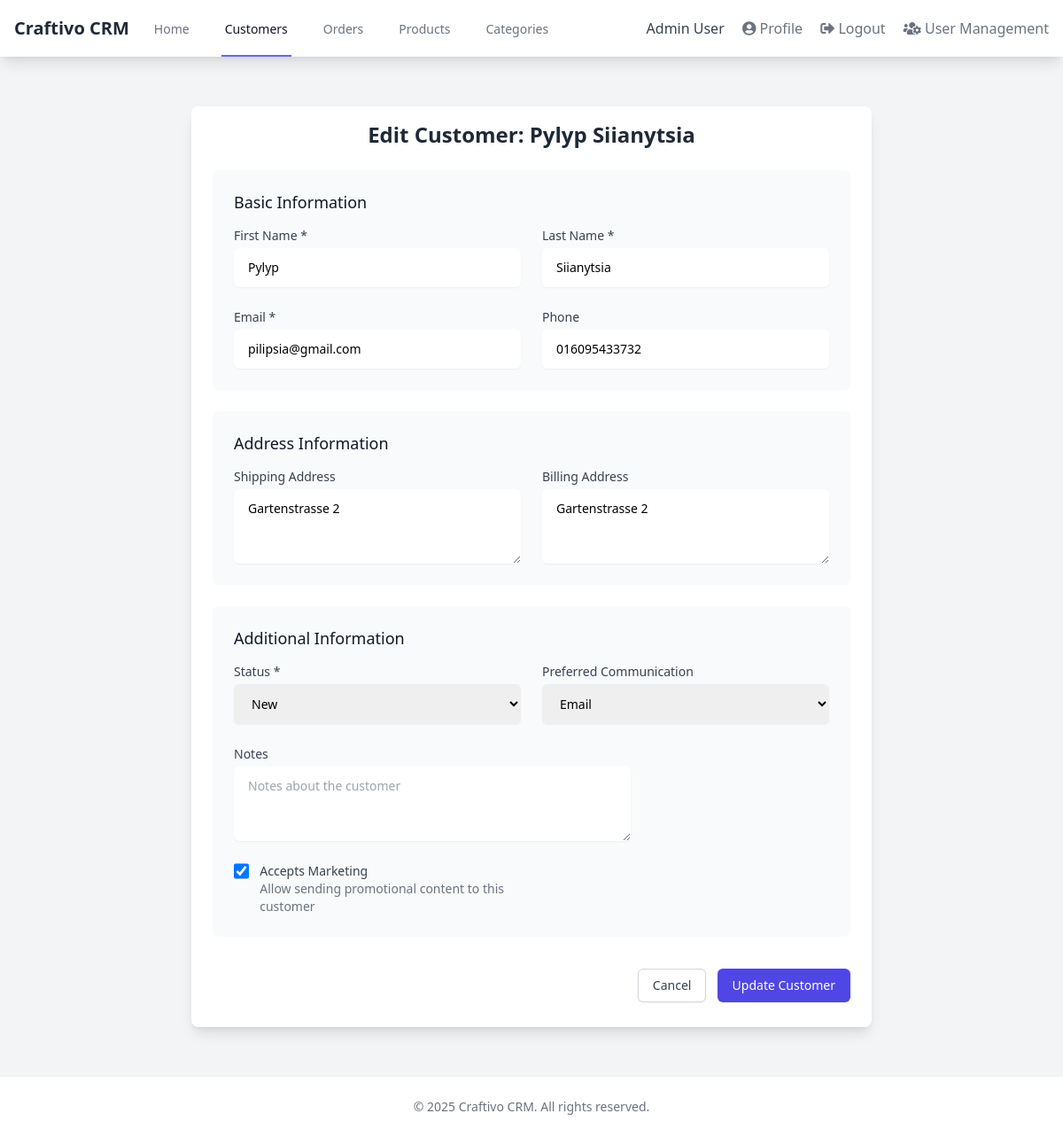
Page /customers/edit/52/ (signed in) on the committed database.
### users/models.py (models this page shows, shortened)
class User(AbstractUser):
    email = models.EmailField(_('email address'), unique=True)
    phone_number = models.CharField(max_length=15, blank=True)
    is_customer = models.BooleanField(default=False)
    is_vendor = models.BooleanField(default=False)
    is_staff = models.BooleanField(default=False)
    company_name = models.CharField(max_length=100, blank=True)
    address = models.TextField(blank=True)
    city = models.CharField(max_length=50, blank=True)
    state = models.CharField(max_length=50, blank=True)
    zip_code = models.CharField(max_length=10, blank=True)
    country = models.CharField(max_length=50, blank=True)
    business_type = models.CharField(max_length=50, blank=True)
    tax_id = models.CharField(max_length=50, blank=True)
    class Meta:
        verbose_name = _('user')
        verbose_name_plural = _('users')
    def get_full_name(self):
        full_name = f'{self.first_name} {self.last_name}'
        return full_name.strip()

### customers/models.py (models this page shows, shortened)
class Customer(models.Model):
    first_name = models.CharField(_("First Name"), max_length=50)
    last_name = models.CharField(_("Last Name"), max_length=50)
    email = models.EmailField(_("Email Address"), unique=True)
    phone = models.CharField(_("Phone Number"), max_length=20, blank=True)
    shipping_address = models.TextField(_("Shipping Address"), blank=True)
    billing_address = models.TextField(_("Billing Address"), blank=True)
    date_joined = models.DateTimeField(_("Date Joined"), auto_now_add=True)
    notes = models.TextField(_("Notes"), blank=True)
    LEAD = 'lead'
    NEW = 'new'
    ACTIVE = 'active'
    INACTIVE = 'inactive'
    FORMER = 'former'
    CUSTOMER_STATUS_CHOICES = [
        (LEAD, _('Lead')),
        (NEW, _('New')),
        (ACTIVE, _('Active')),
        (INACTIVE, _('Inactive')),
        (FORMER, _('Former')),
    ]
    status = models.CharField(
        _("Customer Status"),
        max_length=10,
        choices=CUSTOMER_STATUS_CHOICES,
        default=NEW,
    )
    accepts_marketing = models.BooleanField(_("Accepts Marketing"), default=False)
    preferred_communication = models.CharField(
        _("Preferred Communication"),
        max_length=10,
        choices=[('email', _('Email')), ('phone', _('Phone')), ('sms', _('SMS'))],
        default='email',
    )
    created_at = models.DateTimeField(_("Created At"), auto_now_add=True)
    updated_at = models.DateTimeField(_("Updated At"), auto_now=True)
    class Meta:
        verbose_name = _("Customer")
        verbose_name_plural = _("Customers")
        ordering = ['-created_at']
    def get_full_name(self):
        return f"{self.first_name} {self.last_name}"

### customers/views.py (the view)
# urls.py: path('edit/<int:pk>/', views.customer_edit, name='customer_edit'),
@login_required
def customer_edit(request, pk):
    customer = get_object_or_404(Customer, pk=pk)
    if request.method == 'POST':
        form = CustomerForm(request.POST, instance=customer)
        if form.is_valid():
            updated_customer = form.save()
            messages.success(request, f"Customer '{updated_customer.get_full_name()}' updated successfully.")
            return redirect('customers:customer_detail', pk=updated_customer.pk)
    else:
        form = CustomerForm(instance=customer)
    context = {
        'form': form,
        'title': f'Edit Customer: {customer.get_full_name()}',
        'submit_text': 'Update Customer',
        'customer': customer
    }
    return render(request, 'customers/customer_form.html', context)

### customers/forms.py
class CustomerForm(forms.ModelForm):
    class Meta:
        model = Customer
        fields = [
            'first_name', 'last_name', 'email', 'phone',
            'shipping_address', 'billing_address',
            'status', 'accepts_marketing', 'preferred_communication',
            'notes'
        ]
        widgets = {
            'first_name': FormWidgets.get_text_input(placeholder="First Name"),
            'last_name': FormWidgets.get_text_input(placeholder="Last Name"),
            'email': FormWidgets.get_email_input(placeholder="Email Address"),
            'phone': FormWidgets.get_text_input(placeholder="Phone Number"),
            'shipping_address': FormWidgets.get_textarea(placeholder="Shipping Address", rows=3),
            'billing_address': FormWidgets.get_textarea(placeholder="Billing Address", rows=3),
            'notes': FormWidgets.get_textarea(placeholder="Notes about the customer", rows=3),
            'status': FormWidgets.get_select(),
            'preferred_communication': FormWidgets.get_select(),
            'accepts_marketing': FormWidgets.get_checkbox(),
        }

### customers/templates/customers/customer_form.html (shortened to what this page needs)
{% extends 'config/base.html' %}
{% load form_tags %}
{% block content %}
<div class="max-w-3xl mx-auto bg-white shadow-lg rounded-lg overflow-hidden mt-8">
    <div class="px-6 py-4">
        <h2 class="text-2xl font-bold text-center text-gray-800 mb-4">{{ title }}</h2>
        <form method="post" class="space-y-6">
            <div class="bg-gray-50 px-4 py-5 sm:p-6 rounded-md">
                <h3 class="text-lg font-medium leading-6 text-gray-900 mb-4">Basic Information</h3>
                <div class="grid grid-cols-1 gap-6 sm:grid-cols-2">
                    <div>
                        <label for="{{ form.first_name.id_for_label }}" class="block text-sm font-medium text-gray-700">First Name *</label>
                        <div class="mt-1">
                            {{ form.first_name }}
                        </div>
                    </div>
                    <div>
                        <label for="{{ form.last_name.id_for_label }}" class="block text-sm font-medium text-gray-700">Last Name *</label>
                        <div class="mt-1">
                            {{ form.last_name }}
                        </div>
                    </div>
                    <div>
                        <label for="{{ form.email.id_for_label }}" class="block text-sm font-medium text-gray-700">Email *</label>
                        <div class="mt-1">
                            {{ form.email }}
                        </div>
                    </div>
                    <div>
                        <label for="{{ form.phone.id_for_label }}" class="block text-sm font-medium text-gray-700">Phone</label>
                        <div class="mt-1">
                            {{ form.phone }}
                        </div>
                    </div>
                </div>
            </div>
            <div class="bg-gray-50 px-4 py-5 sm:p-6 rounded-md">
                <h3 class="text-lg font-medium leading-6 text-gray-900 mb-4">Address Information</h3>
                <div class="grid grid-cols-1 gap-6 sm:grid-cols-2">
                    <div>
                        <label for="{{ form.shipping_address.id_for_label }}" class="block text-sm font-medium text-gray-700">Shipping Address</label>
                        <div class="mt-1">
                            {{ form.shipping_address }}
                        </div>
                    </div>
                    <div>
                        <label for="{{ form.billing_address.id_for_label }}" class="block text-sm font-medium text-gray-700">Billing Address</label>
                        <div class="mt-1">
                            {{ form.billing_address }}
                        </div>
                    </div>
                </div>
            </div>
            <div class="bg-gray-50 px-4 py-5 sm:p-6 rounded-md">
                <h3 class="text-lg font-medium leading-6 text-gray-900 mb-4">Additional Information</h3>
                <div class="grid grid-cols-1 gap-6 sm:grid-cols-2">
                    <div>
                        <label for="{{ form.status.id_for_label }}" class="block text-sm font-medium text-gray-700">Status *</label>
                        <div class="mt-1">
                            {{ form.status }}
                        </div>
                    </div>
                    <div>
                        <label for="{{ form.preferred_communication.id_for_label }}" class="block text-sm font-medium text-gray-700">Preferred Communication</label>
                        <div class="mt-1">
                            {{ form.preferred_communication }}
                        </div>
                    </div>
                    <div class="col-span-2">
                        <label for="{{ form.notes.id_for_label }}" class="block text-sm font-medium text-gray-700">Notes</label>
                        <div class="mt-1">
                            {{ form.notes }}
                        </div>
                    </div>
                    <div class="flex items-start">
                        {{ form.accepts_marketing }}
                        <div class="ml-3 text-sm">
                            <label for="{{ form.accepts_marketing.id_for_label }}" class="font-medium text-gray-700">Accepts Marketing</label>
                            <p class="text-gray-500">Allow sending promotional content to this customer</p>
                        </div>
                    </div>
                </div>
            </div>
            <div class="py-3 text-right">
                <a href="{% url 'customers:customer_list' %}" class="inline-flex justify-center py-2 px-4 border border-gray-300 shadow-sm text-sm font-medium rounded-md text-gray-700 bg-white hover:bg-gray-50 focus:outline-none focus:ring-2 focus:ring-offset-2 focus:ring-indigo-500 mr-2">
                    Cancel
                </a>
                <button type="submit" class="inline-flex justify-center py-2 px-4 border border-transparent shadow-sm text-sm font-medium rounded-md text-white bg-indigo-600 hover:bg-indigo-700 focus:outline-none focus:ring-2 focus:ring-offset-2 focus:ring-indigo-500">
                    {{ submit_text|default:"Save" }}
                </button>
            </div>
        </form>
    </div>
</div>
{% endblock %}

### config/templates/config/base.html (shortened to what this page needs)
<!DOCTYPE html>
<html lang="en">
<head>
    <script src="https://cdn.tailwindcss.com"></script>
    <link rel="stylesheet" href="https://cdnjs.cloudflare.com/ajax/libs/font-awesome/5.15.4/css/all.min.css">
</head>
<body class="bg-gray-100">
    <nav class="bg-white shadow-lg">
        <div class="max-w-7xl mx-auto px-4">
            <div class="flex justify-between h-16">
                <div class="flex">
                    <div class="flex-shrink-0 flex items-center">
                        <a href="{% url 'home' %}" class="text-xl font-bold text-gray-800">Craftivo CRM</a>
                    </div>
                    <div class="hidden sm:ml-6 sm:flex sm:space-x-8">
                        <a href="{% url 'home' %}" class="{% if request.path == '/' %}border-indigo-500 text-gray-900{% else %}border-transparent text-gray-500 hover:border-gray-300 hover:text-gray-700{% endif %} inline-flex items-center px-1 pt-1 border-b-2 text-sm font-medium">
                            Home
                        </a>
                        {% if user.is_authenticated %}
                        <a href="{% url 'customers:customer_list' %}" class="{% if '/customers/' in request.path %}border-indigo-500 text-gray-900{% else %}border-transparent text-gray-500 hover:border-gray-300 hover:text-gray-700{% endif %} inline-flex items-center px-1 pt-1 border-b-2 text-sm font-medium">
                            Customers
                        </a>
                        <a href="{% url 'orders:order_list' %}" class="{% if '/orders/' in request.path %}border-indigo-500 text-gray-900{% else %}border-transparent text-gray-500 hover:border-gray-300 hover:text-gray-700{% endif %} inline-flex items-center px-1 pt-1 border-b-2 text-sm font-medium">
                            Orders
                        </a>
                        <a href="{% url 'products:product_list' %}" class="{% if '/products/list/' in request.path %}border-indigo-500 text-gray-900{% else %}border-transparent text-gray-500 hover:border-gray-300 hover:text-gray-700{% endif %} inline-flex items-center px-1 pt-1 border-b-2 text-sm font-medium">
                            Products
                        </a>
                        <a href="{% url 'products:category_list' %}" class="{% if '/products/categories/' in request.path %}border-indigo-500 text-gray-900{% else %}border-transparent text-gray-500 hover:border-gray-300 hover:text-gray-700{% endif %} inline-flex items-center px-1 pt-1 border-b-2 text-sm font-medium">
                            Categories
                        </a>
                        {% endif %}
                    </div>
                </div>
                <div class="hidden sm:ml-6 sm:flex sm:items-center">
                    {% if user.is_authenticated %}
                    <div class="ml-3 relative">
                        <div>
                            <span class="text-gray-700">{{ user.get_full_name|default:user.username }}</span>
                            <a href="{% url 'users:profile' %}" class="ml-4 text-gray-500 hover:text-gray-700">
                                <i class="fas fa-user-circle"></i> Profile
                            </a>
                            <a href="{% url 'users:logout' %}" class="ml-4 text-gray-500 hover:text-gray-700">
                                <i class="fas fa-sign-out-alt"></i> Logout
                            </a>
                            {% if user.is_superuser or perms.users %}
                            <a href="{% url 'users:user_management' %}" class="ml-4 text-gray-500 hover:text-gray-700">
                                <i class="fas fa-users-cog"></i> User Management
                            </a>
                            {% endif %}
                        </div>
                    </div>
                    {% endif %}
                </div>
            </div>
        </div>
    </nav>
    <main class="max-w-7xl mx-auto py-6 px-4 sm:px-6 lg:px-8">
        {% block content %}{% endblock %}
    </main>
    <footer class="bg-white shadow mt-8">
        <div class="max-w-7xl mx-auto py-6 px-4 sm:px-6 lg:px-8">
            <p class="text-center text-gray-500 text-sm">
                &copy; {% now "Y" %} Craftivo CRM. All rights reserved.
            </p>
        </div>
    </footer>
</body>
</html>

### rows in the picture
User: get_full_name "Admin User"
Customer: first_name "Pylyp", last_name "Siianytsia", email "pilipsia@gmail.com", phone "016095433732", shipping_address "Gartenstrasse 2", billing_address "Gartenstrasse 2", status "New", preferred_communication "Email", accepts_marketing "☑"

### other values in the picture
{{ title }} "Edit Customer: Pylyp Siianytsia"
{{ submit_text|default:"Save" }} "Update Customer"
